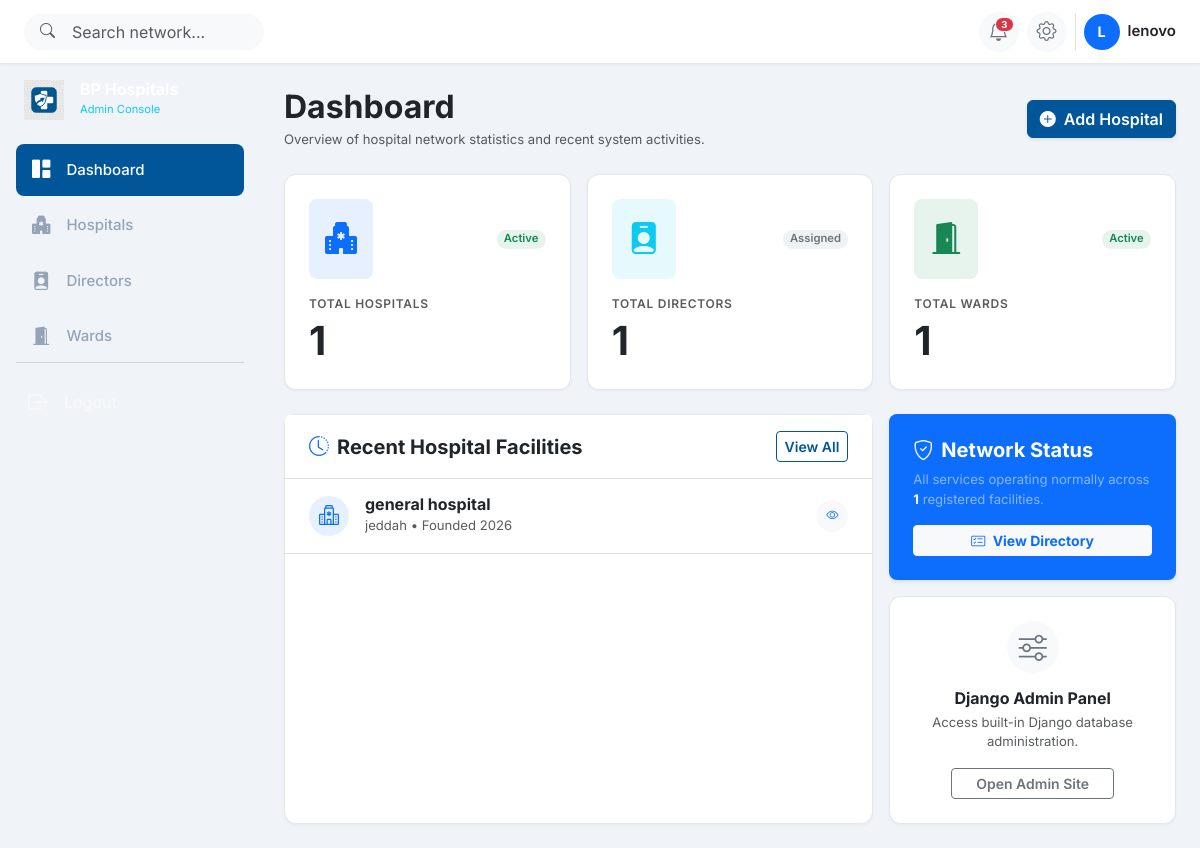
The app's page / (signed in), older data.
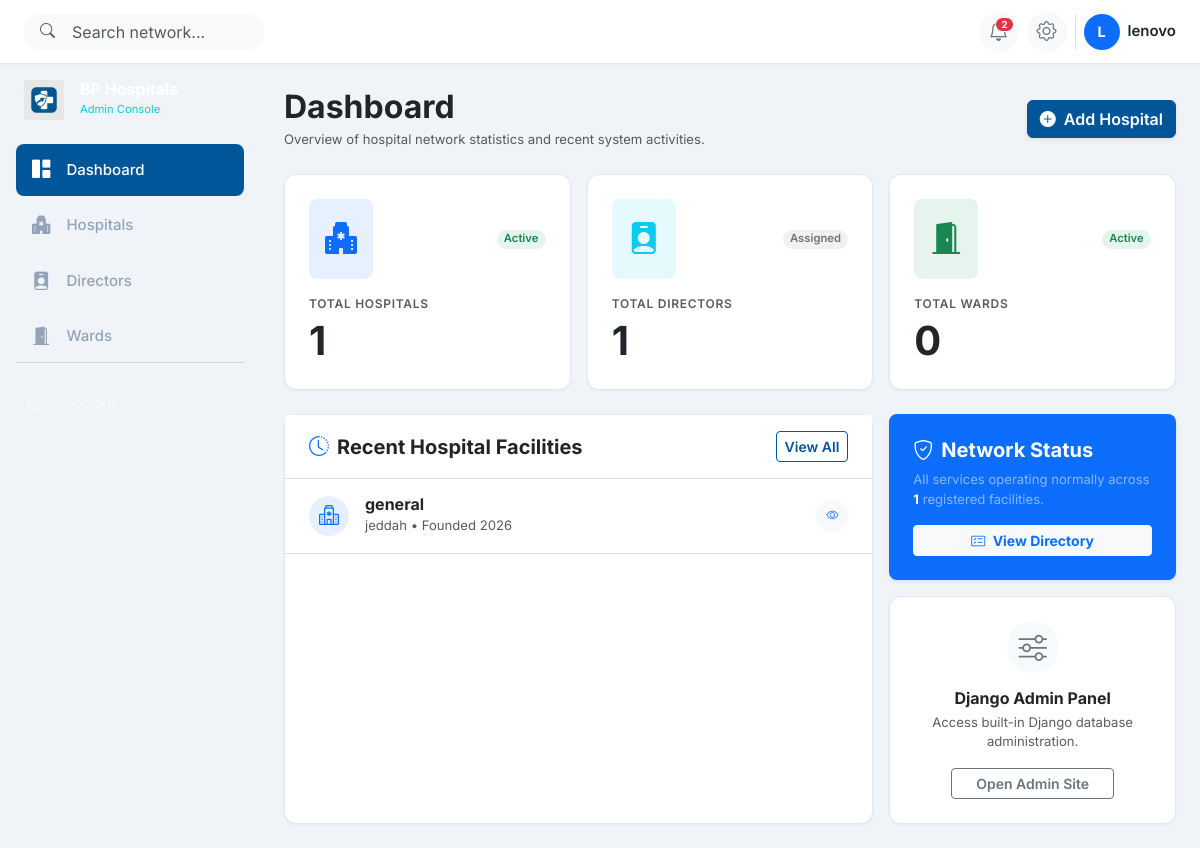
The same page, newer data.
### hospitals/models.py (models this page shows, shortened)
class Hospital(models.Model):
    hospital_id = models.BigAutoField(primary_key=True)
    hospital_name = models.CharField(
        max_length=200,
        unique=True,
        null=False,
        blank=False,
        verbose_name="Hospital Name",
        help_text="Unique name of the hospital facility."
    )
    location = models.CharField(
        max_length=255,
        null=False,
        blank=False,
        verbose_name="Location",
        help_text="City/Region location of the hospital."
    )
    founded_year = models.IntegerField(
        null=False,
        blank=False,
        validators=[
            MinValueValidator(1800, message="Founded year cannot be before 1800."),
            MaxValueValidator(current_year(), message="Founded year cannot be in the future.")
        ],
        verbose_name="Founded Year",
        help_text="Year the hospital was established (between 1800 and present)."
    )
    created_at = models.DateTimeField(default=timezone.now, verbose_name="Created At")
    updated_at = models.DateTimeField(auto_now=True, verbose_name="Updated At")
    class Meta:
        verbose_name = "Hospital"
        verbose_name_plural = "Hospitals"
        ordering = ['-updated_at', 'hospital_name']
        constraints = [
            CheckConstraint(
                condition=Q(founded_year__gte=1800) & Q(founded_year__lte=datetime.date.today().year),
                name="check_founded_year_valid"
            )
        ]

### hospitals/views.py (the view)
# urls.py: path('', DashboardView.as_view(), name='dashboard'),
class DashboardView(LoginRequiredMixin, TemplateView):
    template_name = 'dashboard.html'
    def get_context_data(self, **kwargs):
        context = super().get_context_data(**kwargs)
        context['total_hospitals'] = Hospital.objects.count()
        context['total_directors'] = HospitalDirector.objects.count()
        context['total_wards'] = Ward.objects.count()
        recent_hospitals = Hospital.objects.order_by('-updated_at')[:3]
        recent_directors = HospitalDirector.objects.order_by('-updated_at')[:3]
        recent_wards = Ward.objects.order_by('-updated_at')[:3]
        context['recent_hospitals'] = recent_hospitals
        context['recent_directors'] = recent_directors
        context['recent_wards'] = recent_wards
        return context

### templates/dashboard.html (shortened to what the changed rows need)
{% extends 'base.html' %}
{% block content %}
<div class="d-flex flex-column flex-sm-row justify-content-between align-items-sm-center gap-3 mb-4">
    <div>
        <h2 class="fw-bold text-dark mb-1">Dashboard</h2>
    </div>
</div>
<div class="row g-3 mb-4">
    <div class="col-12 col-md-4">
        <a href="{% url 'ward_list' %}" class="card bp-card text-decoration-none h-100 p-4 d-block">
            <div class="d-flex align-items-center justify-content-between mb-3">
                <div class="p-3 rounded-3 bg-success bg-opacity-10 text-success">
                </div>
                <span class="badge bg-success bg-opacity-10 text-success rounded-pill fw-semibold">Active</span>
            </div>
            <p class="text-uppercase text-muted fw-semibold mb-1" style="font-size:0.75rem;letter-spacing:0.06em;">Total Wards</p>
            <h3 class="fw-bold text-dark mb-0 display-6">{{ total_wards }}</h3>
        </a>
    </div>
</div>
<div class="row g-3">
    <div class="col-12 col-lg-8">
        <div class="card bp-card h-100">
            <div class="card-body p-0">
                {% if recent_hospitals %}
                    <div class="list-group list-group-flush">
                        {% for hospital in recent_hospitals %}
                            <div class="list-group-item border-0 border-bottom px-4 py-3 d-flex align-items-center justify-content-between">
                                <div class="d-flex align-items-center gap-3">
                                    <div class="rounded-circle bg-primary bg-opacity-10 text-primary d-flex align-items-center justify-content-center"
                                         style="width:40px;height:40px;">
                                        <i class="bi bi-hospital fs-5"></i>
                                    </div>
                                    <div>
                                        <h6 class="fw-bold text-dark mb-0">{{ hospital.hospital_name }}</h6>
                                        <small class="text-muted">{{ hospital.location }} • Founded {{ hospital.founded_year }}</small>
                                    </div>
                                </div>
                                <a href="{% url 'hospital_detail' hospital.pk %}"
                                   class="btn btn-sm btn-light rounded-circle d-flex align-items-center justify-content-center"
                                   style="width:32px;height:32px;" title="View Details">
                                    <i class="bi bi-eye text-primary small"></i>
                                </a>
                            </div>
                        {% endfor %}
                    </div>
                {% else %}
                    <div class="p-5 text-center text-muted">
                        <i class="bi bi-inbox fs-2 d-block mb-2"></i>
                        <p class="mb-0">No hospital records found in database yet.</p>
                    </div>
                {% endif %}
            </div>
        </div>
    </div>
</div>
{% endblock %}

### templates/base.html (shortened to what the changed rows need)
{% load static %}
<!DOCTYPE html>
<html lang="en">
<head>
    <link href="https://cdn.jsdelivr.net/npm/bootstrap@5.3.3/dist/css/bootstrap.min.css" rel="stylesheet"/>
    <link href="https://cdn.jsdelivr.net/npm/bootstrap-icons@1.11.3/font/bootstrap-icons.min.css" rel="stylesheet"/>
    <link href="{% static 'css/custom.css' %}" rel="stylesheet"/>
</head>
<body>
    <header class="bp-header fixed-top d-flex align-items-center justify-content-between px-3 px-md-4">
        <div class="d-flex align-items-center gap-2">
            <div class="dropdown">
                <button class="btn btn-light rounded-circle position-relative d-flex align-items-center justify-content-center"
                        type="button"
                        id="notificationsDropdown"
                        data-bs-toggle="dropdown"
                        data-bs-auto-close="outside"
                        aria-expanded="false"
                        aria-haspopup="true"
                        title="Notifications"
                        style="width:40px;height:40px;">
                    <i class="bi bi-bell fs-5 text-secondary"></i>
                    {% if unread_notifications_count > 0 %}
                        <span class="position-absolute badge rounded-pill bg-danger border border-white"
                              style="top:4px;right:4px;font-size:0.6rem;padding:2px 5px;">
                            {{ unread_notifications_count }}
                        </span>
                    {% endif %}
                </button>
            </div>
        </div>
    </header>
    <div class="offcanvas-md offcanvas-start bp-sidebar"
         tabindex="-1"
         id="sidebarOffcanvas"
         aria-labelledby="sidebarOffcanvasLabel">
        <div class="offcanvas-body d-flex flex-column p-3">
            <div class="d-none d-md-flex align-items-center gap-3 mb-4 px-2">
                <div>
                    <h1 class="text-white fw-bold h6 mb-0 lh-1">BP Hospitals</h1>
                </div>
            </div>
        </div>
    </div>
    <main class="bp-main-content">
        <div class="container-fluid px-3 px-md-4 py-3 py-md-4">
            {% block content %}{% endblock %}
        </div>
    </main>
</body>
</html>

Row changes from the older to the newer data that the page shows:
changed Hospital "jeddah": hospital_name "general hospital" → "general"
Text that changed along with them:
{{ unread_notifications_count }}: "3" → "2"
{{ total_wards }}: "1" → "0"
